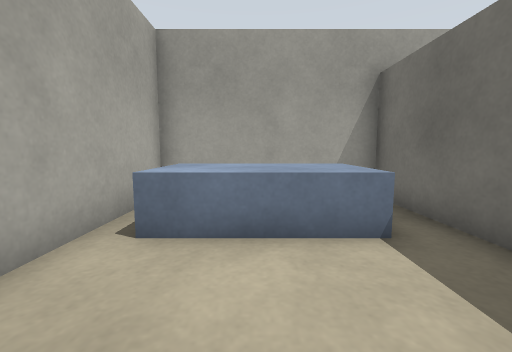
[1] (above)

16 first-person views from a walk through a world built for the Gazebo simulator. The camera is 0.59 m above the floor, tilts 6° down and sees 90° across. The floor is counted in squares, 0.5 m on a side. Each view is taken from the middle of a square. On the plan, view 1 faces up. The plan holds only what a view shows up to about 12 squares ahead; the rest is blank.

[2]
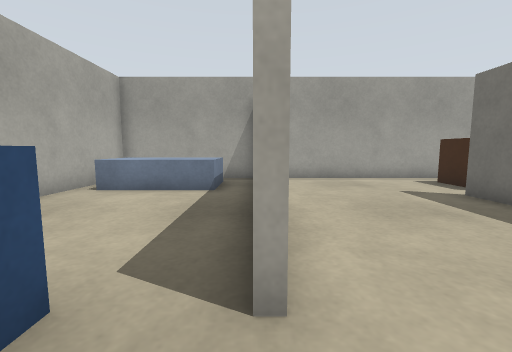

[3]
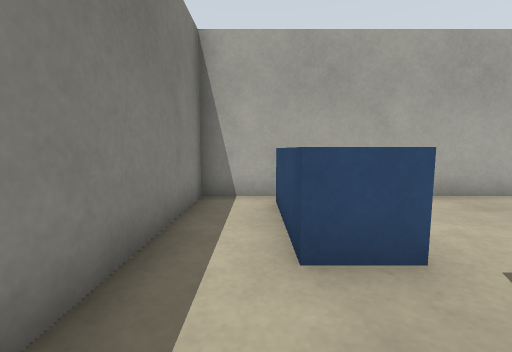

[4]
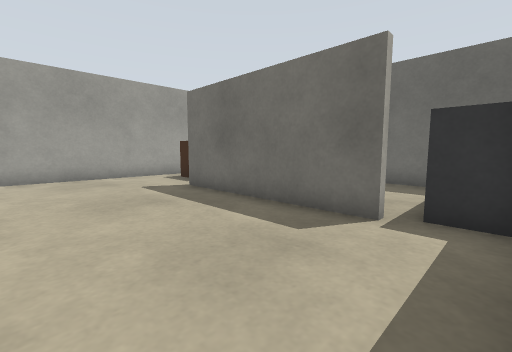

[5]
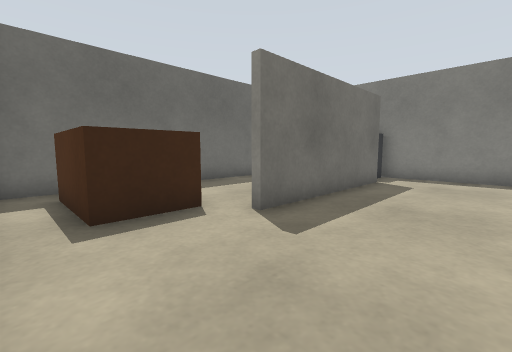

[6]
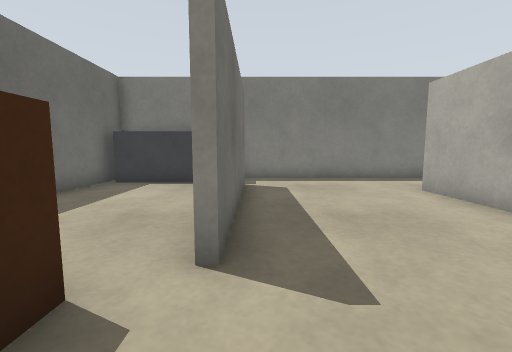

[7]
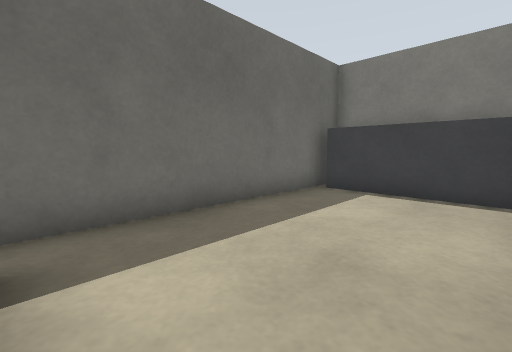

[8]
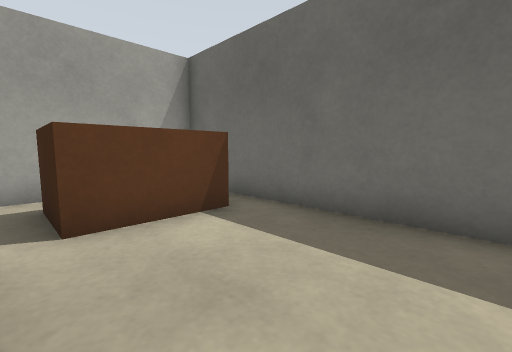

[9]
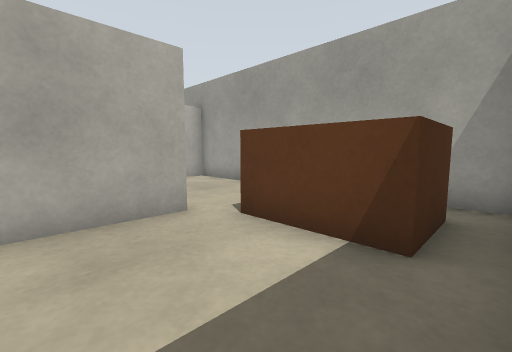

[10]
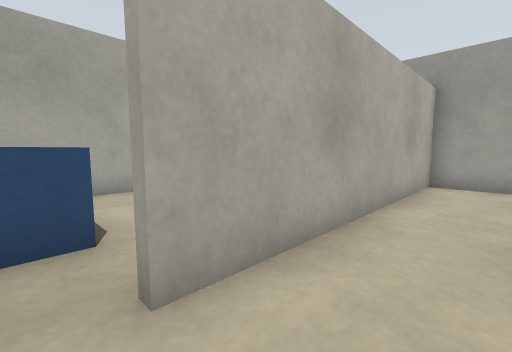

[11]
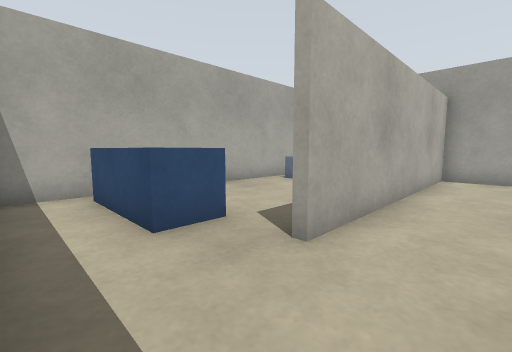

[12]
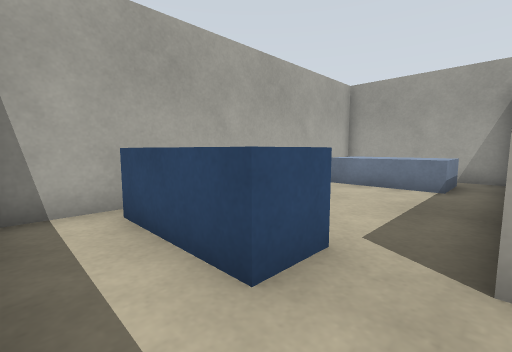

[13]
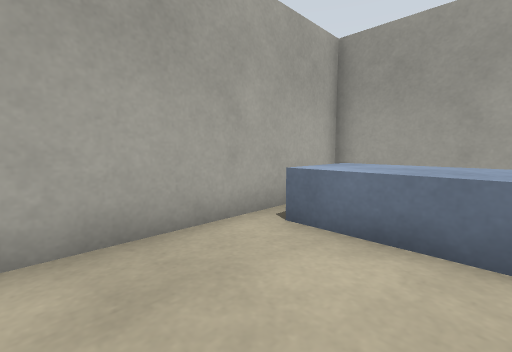

[14]
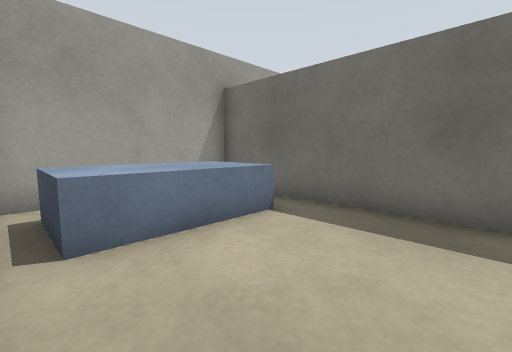

[15]
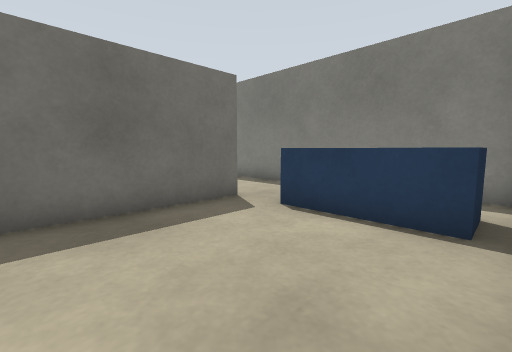

[16]
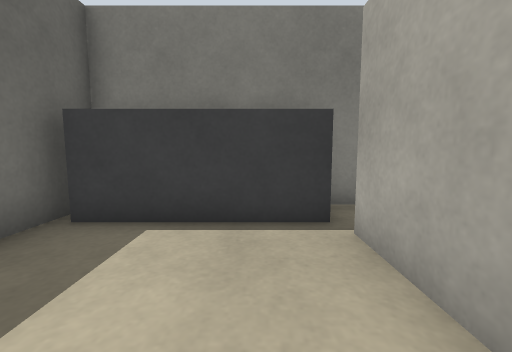

### Floor plan
Ten units are one square. View 1 is at (0, 0); x grows to the right and y downward. Boxes are objects, and circles mark ways between rooms. Rooms are numbered by the first view taken in them; rooms with no view inside come last. Other rooms are left out.
<svg viewBox="-29 -69 169 129">
<path fill="none" stroke="#000" d="M30 24 30 -64 -24 -64 -24 54 36 54M86 -26 86 35M84 36 84 -25M134 35 134 -64 32 -64 32 24M36 54 120 54"/>
<rect x="-15" y="25" width="30" height="10" fill="#bbb"><title>blue box</title></rect>
<rect x="-15" y="-55" width="40" height="20" fill="#bbb"><title>blue box</title></rect>
<rect x="85" y="35" width="50" height="20" fill="#bbb"><title>counter</title></rect>
<rect x="95" y="-55" width="30" height="30" fill="#bbb"><title>brown box</title></rect>
<circle cx="30" cy="40" r="3" fill="#2a7"/>
<text x="0" y="0">1</text>
<text x="90" y="-10">2</text>
</svg>
Room 1 opens to room 2.

Where each view was taken, in squares from view 1:
view 1: 0 up, 0 right, facing up
view 2: 4 down, 3 right, facing up
view 3: 4 down, 4 right, facing left
view 4: 5 down, 4 right, facing up-right
view 5: 6 up, 5 right, facing down-right
view 6: 5 up, 8 right, facing down
view 7: 3 up, 9 right, facing down-right
view 8: 1 down, 9 right, facing up-right
view 9: 0 up, 13 right, facing up-left
view 10: 3 down, 5 right, facing up-left
view 11: 5 down, 5 right, facing up-left
view 12: 5 down, 3 right, facing up-left
view 13: 0 up, 1 right, facing up-left
view 14: 0 up, 2 left, facing up-right
view 15: 2 up, 2 left, facing down-right
view 16: 0 up, 10 right, facing down
